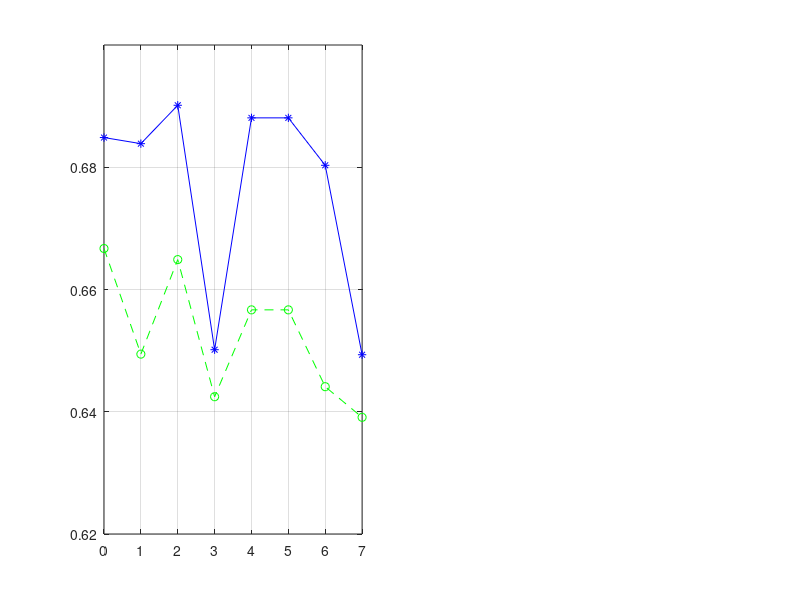

The MATLAB script that drew this image: (Note: this script raises an error after producing the figure.)
fig = figure;

%---plot senior-k1f graph
subplot(1,2,1);

data_x = [0 1 2 3 4 5 6 7];
data_y1 = [0.66671 0.64943 0.66489 0.64246 0.65667 0.65667 0.6441 0.63909];
data_y2 = [0.68486 0.68386 0.69014 0.65015 0.68808 0.68808 0.68032 0.64933];

p = plot(data_x,data_y1,'g--o',data_x,data_y2,'b-*');
ylim([0.62 0.70]);
grid on
h = hline(0.6545, 'r', 'BL1');
%h = hline(0.6545, 'r:', 'BL1');
legend('No Rank', 'Rank', 'Location', 'south');
set(gca,'XTick',[0 1 2 3 4 5 6 7]);
set(gca,'XTickLabel',{'H-VC', 'H-CFC', 'HV-VC', 'HV-CFC', 'V-VC', 'V-CFC', 'VH-VC', 'VH-CFC'});
%xticklabel_rotate([1 2 3 4 5 6 7 8], 90, {'H-VC', 'H-CFC', 'HV-VC', 'HV-CFC', 'V-VC', 'V-CFC', 'VH-VC', 'VH-CFC'}, 'Fontsize',8);

labels1 = {'SVM', 'SVM', 'SVM', 'NB', 'NB', 'NB', 'NB', 'NB'};
text(data_x, data_y1, labels1, 'VerticalAlignment','top','HorizontalAlignment','left', 'FontSize', 8);
%hText1 = text(data_x, data_y1, labels1, 'FontSize', 8);
%set(hText1, 'Rotation', 90, 'VerticalAlignment','top','HorizontalAlignment','left');

labels2 = {'NB(R1)', 'NB(R1)', 'NB(R1)', 'NB(R1-2)', 'NB(R1)', 'NB(R1)', 'NB(R1)', 'NB(R2-1)'};
hText2 = text(data_x, data_y2, labels2, 'FontSize', 8);
set(hText2, 'Rotation', 90, 'VerticalAlignment','top','HorizontalAlignment','left');
 
title({'Performance comparison of the high scored models with', 'baseline and w/o rank on MIMIC-II Senior(F) Dataset'}, 'FontSize',14,'FontWeight','bold');
ylabel('Fwa score','FontSize',12,'FontWeight','bold');
xlabel('Ensemble Models','FontSize',12,'FontWeight','bold');


%---plot senior-k1v graph
subplot(1,2,2);

data_x = [0 1 2 3 4 5 6 7];
data_y1 = [0.65692 0.66543 0.65435 0.64871 0.65038 0.65038 0.65239 0.64548];
data_y2 = [0.67806 0.67948 0.66159 0.65749 0.6533 0.65334 0.68215 0.65022];

p = plot(data_x,data_y1,'g--o',data_x,data_y2,'b-*');
ylim([0.64 0.70]);
grid on
h = hline(0.66083, 'r', 'BL1');
%h = hline(0.66083, 'r:', 'BL1');
legend('No Rank', 'Rank', 'Location', 'north');
set(gca,'XTick',[0 1 2 3 4 5 6 7]);
set(gca,'XTickLabel',{'H-VC', 'H-CFC', 'HV-VC', 'HV-CFC', 'V-VC', 'V-CFC', 'VH-VC', 'VH-CFC'});
%xticklabel_rotate([1 2 3 4 5 6 7 8], 90, {'H-VC', 'H-CFC', 'HV-VC', 'HV-CFC', 'V-VC', 'V-CFC', 'VH-VC', 'VH-CFC'}, 'Fontsize',8);

labels1 = {'NB', 'NB', 'NB', 'NB', 'NB', 'NB', 'NB', 'NB'};
text(data_x, data_y1, labels1, 'VerticalAlignment','top','HorizontalAlignment','left', 'FontSize', 8);
%hText1 = text(data_x, data_y1, labels1, 'FontSize', 8);
%set(hText1, 'Rotation', 90, 'VerticalAlignment','top','HorizontalAlignment','left');

labels2 = {'NB(R2-1)', 'NB(R4-3)', 'NB(R1-3)', 'NB(R2-3)', 'NB(R3-3)', 'NB(R3-3)', 'SVM(R2)', 'NB(R2)'};
hText2 = text(data_x, data_y2, labels2, 'FontSize', 8);
set(hText2, 'Rotation', 90, 'VerticalAlignment','top','HorizontalAlignment','left');
 
title({'Performance comparison of the high scored models with', 'baseline and w/o rank on MIMIC-II Senior(V) Dataset'}, 'FontSize',14,'FontWeight','bold');
ylabel('Fwa score','FontSize',12,'FontWeight','bold');
xlabel('Ensemble Models','FontSize',12,'FontWeight','bold');
